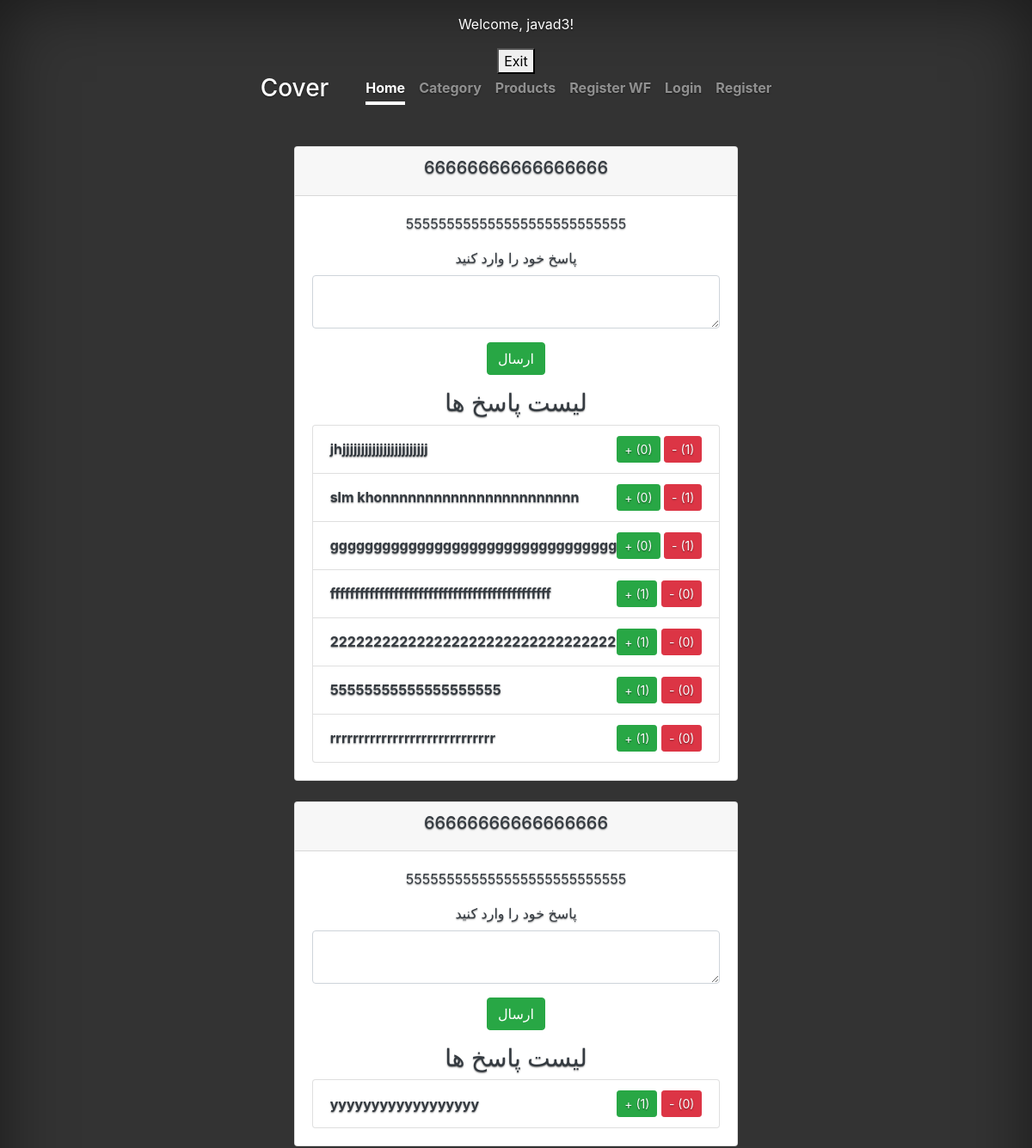
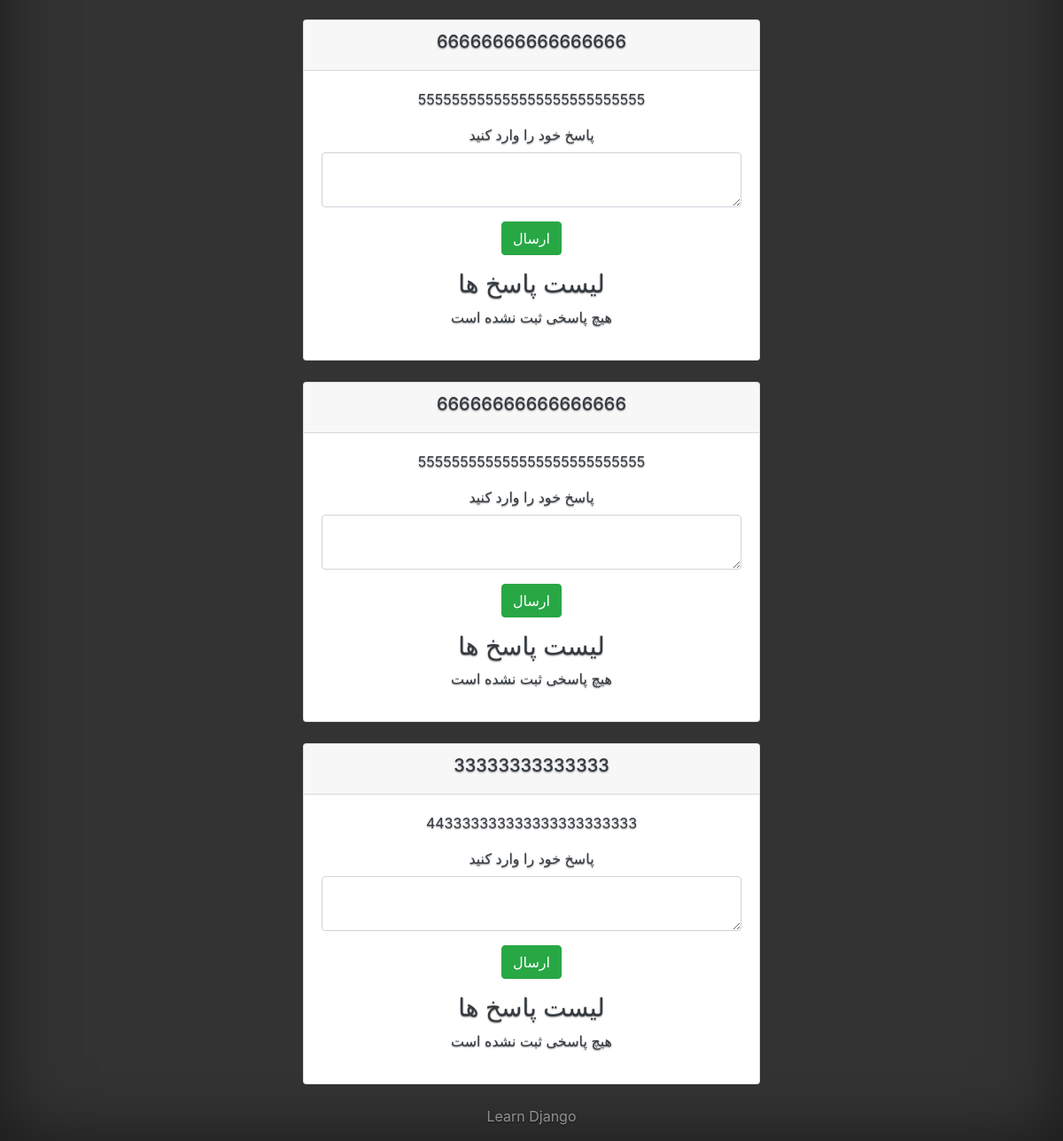
Screenshot of /list_questions (signed in) with the database file from the repository (2 pictures, top to bottom).
### modellearn/models.py (models this page shows)
class Person(AbstractUser):
    age = models.IntegerField(default=18)
    mobile = models.CharField(unique=True, max_length=13, null=True, blank=True)
    sex = models.BooleanField(blank=True, null=True)
    create_at = models.DateTimeField(auto_now_add=True)
    updated_at = models.DateTimeField(auto_now=True)
    birthday = models.DateTimeField(blank=True, null=True)
    class Meta:
        db_table = 'person'
        ordering = ['create_at']
        verbose_name_plural = 'persons'
        verbose_name = 'person'

### main/models.py (models this page shows, shortened)
class Question(models.Model):
    question_title = models.CharField(max_length=100)
    question_description = models.TextField()
    author = models.ForeignKey(Person, on_delete=models.CASCADE)
    status = models.BooleanField(default=False, verbose_name='وضعیت فعال بودن')
    created_at = models.DateTimeField(auto_now_add=True, verbose_name='تاریخ ایجاد')
    updated_at = models.DateTimeField(auto_now=True, verbose_name="تاریخ بروزرسانی")
    class Meta:
        verbose_name = "پرسش"
        verbose_name_plural = "پرسشها"

class Answer(models.Model):
    question = models.ForeignKey(Question, on_delete=models.CASCADE)
    author = models.ForeignKey(Person, on_delete=models.CASCADE)
    content = models.TextField()
    status = models.BooleanField(default=False, verbose_name='وضعیت فعال بودن')
    created_at = models.DateTimeField(auto_now_add=True, verbose_name='تاریخ ایجاد')
    updated_at = models.DateTimeField(auto_now=True, verbose_name="تاریخ بروزرسانی")
    def get_positive_vote(self):
        return self.vote_set.filter(vote_type='up').count()
    def get_negative_vote(self):
        return self.vote_set.filter(vote_type='down').count()
    @property
    def vote_count_up(self):
        return self.get_positive_vote()
    @property
    def vote_count_down(self):
        return self.get_negative_vote()

### main/views.py (the view)
# urls.py: path('list_questions', list_questions, name='list_questions'),
@login_required
def list_questions(request):
    questions = Question.objects.prefetch_related('answer_set__vote_set').all()
    return render(request, 'list_questions.html', {"questions": questions})

### templates/list_questions.html (shortened to what this page needs)
{% extends 'base_layout.html' %}
{% block main %}
    <div class="container mt-5">
        {% for question in questions %}
            <div class="card mb-4">
                <div class="card-header">
                    <h5 class="text-dark">
                        {{ question.question_title }}
                    </h5>
                </div>
                <div class="card-body">
                    <p class="text-dark">{{ question.question_description }}</p>
                    <form method="post" action="{% url 'submit_answer' id=question.id %}">
                        <div class="mb-3">
                            <label class="text-dark">
                                پاسخ خود را وارد کنید
                            </label>
                            <textarea class="form-control" name="content"></textarea>
                        </div>
                        <button type="submit" class="btn btn-success">
                            ارسال
                        </button>
                    </form>
                    <h3 class="text-dark">
                        لیست پاسخ ها
                    </h3>
                    <ul class="list-group">
                        {% for answers in question.answer_set.all %}
                            <li class="list-group-item d-flex justify-content-between align-items-center">
                                <strong class="text-dark">{{ answers.content }}</strong>
                                <div>
                                    <a href="{% url 'plus_vote' id=answers.id %}" class="btn btn-success btn-sm">
                                        +  ({{ answers.vote_count_up }})
                                    </a>
                                    <a href="{% url 'mines_vote' id=answers.id %}" class="btn btn-danger btn-sm">
                                        -  ({{ answers.vote_count_down }})
                                    </a>
                                </div>
                            </li>
                        {% empty %}
                            <p class="text-dark">
                                هیچ پاسخی ثبت نشده است
                            </p>
                        {% endfor %}
                    </ul>
                </div>
            </div>
        {% endfor %}
    </div>
{% endblock %}

### templates/base_layout.html (shortened to what this page needs)
<!doctype html>
<html lang="en">
<head>
    {% load static %}
    <link rel="stylesheet" href="{% static 'css/all.min.css' %}">
    <link href="{% static 'css/bootstrap.min.css' %}" rel="stylesheet">
    <link href="{% static 'css/cover.css' %}" rel="stylesheet">
</head>
<body class="text-center">
<div class="cover-container d-flex h-100 p-3 mx-auto flex-column">
    {% if user.is_authenticated %}
        <p>Welcome, {{ user.username }}!</p>
        <form method="post" action="{% url 'logout' %}">
            <button type="submit">Exit</button>
        </form>
    {% endif %}
    <header class="masthead mb-auto">
        <div class="inner">
            <h3 class="masthead-brand">Cover</h3>
            <nav class="nav nav-masthead justify-content-center">
                <a class="nav-link active" href="#">Home</a>
                <a class="nav-link" href="{% url 'list_category' %}">Category</a>
                <a class="nav-link" href="{% url 'list_products' %}">Products</a>
                <a class="nav-link" href="{% url 'show_register_wf' %}">Register WF</a>
                <a class="nav-link" href="{% url 'login' %}">Login</a>
                <a class="nav-link" href="{% url 'register' %}">Register</a>
            </nav>
        </div>
    </header>
    <main role="main" class="inner cover">
        {% block main %}
        {% endblock %}
    </main>
    <footer class="mastfoot mt-auto">
        <div class="inner">
            <p>Learn Django </p>
        </div>
    </footer>
</div>
</body>
</html>

### static/css/cover.css (style rules this page uses)
a, a:focus, a:hover { color: #fff; }
html, body { height: 100%; background-color: #333; }
body { display: -ms-flexbox; display: -webkit-box; display: flex; -ms-flex-pack: center; -webkit-box-pack: center; justify-content: center; color: #fff; text-shadow: 0 .05rem .1rem rgba(0, 0, 0, .5); box-shadow: inset 0 0 5rem rgba(0, 0, 0, .5); }
.cover-container { max-width: 42em; }
.masthead { margin-bottom: 2rem; }
.masthead-brand { margin-bottom: 0; }
.nav-masthead .nav-link { padding: .25rem 0; font-weight: 700; color: rgba(255, 255, 255, .5); background-color: transparent; border-bottom: .25rem solid transparent; }
.nav-masthead .nav-link + .nav-link { margin-left: 1rem; }
.nav-masthead .active { color: #fff; border-bottom-color: #fff; }
@media (min-width: 48em) { .masthead-brand { float: left; } }
@media (min-width: 48em) { .nav-masthead { float: right; } }
.cover { padding: 0 1.5rem; }
.mastfoot { color: rgba(255, 255, 255, .5); }

### rows the page displays
Person: username "javad3"
Question: question_title "66666666666666666", question_description "555555555555555555555555555"
Answer: content "jhjjjjjjjjjjjjjjjjjjjjjjj", vote_count_up "0", vote_count_down "1"
Answer: content "slm khonnnnnnnnnnnnnnnnnnnnnnn", vote_count_up "0", vote_count_down "1"
Answer: content "ggggggggggggggggggggggggggggggggg", vote_count_up "0", vote_count_down "1"
Answer: content "fffffffffffffffffffffffffffffffffffffffffffff", vote_count_up "1", vote_count_down "0"
Answer: content "222222222222222222222222222222222", vote_count_up "1", vote_count_down "0"
Answer: content "55555555555555555555", vote_count_up "1", vote_count_down "0"
Answer: content "rrrrrrrrrrrrrrrrrrrrrrrrrrrrr", vote_count_up "1", vote_count_down "0"
Question: question_title "66666666666666666", question_description "555555555555555555555555555"
Answer: content "yyyyyyyyyyyyyyyyyy", vote_count_up "1", vote_count_down "0"
Question: question_title "66666666666666666", question_description "555555555555555555555555555"
Question: question_title "66666666666666666", question_description "555555555555555555555555555"
Question: question_title "33333333333333", question_description "443333333333333333333333"
